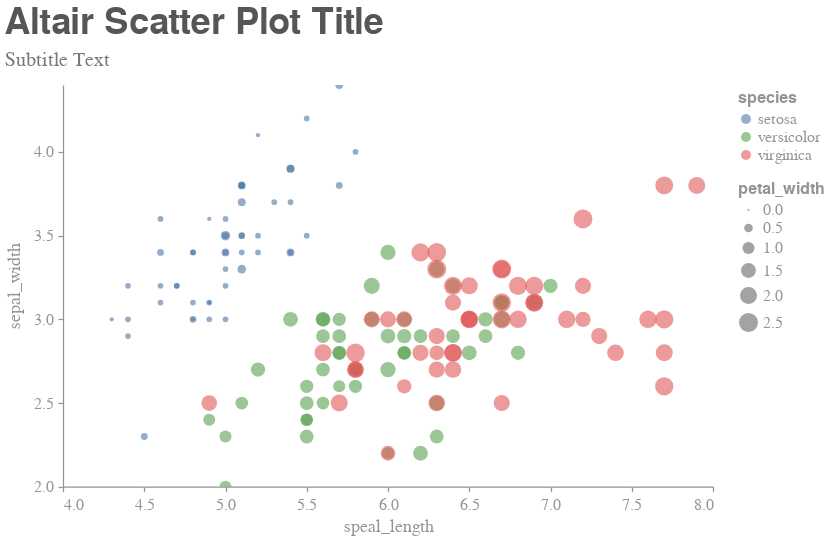

The cell this chart's notebook holds for it:
### Code cell
# scatterplot
chart = alt.Chart(
    data=df_iris
).mark_circle(
).encode(
    x=alt.X(
        "sepal_length:Q",
        title="speal_length", 
        scale=alt.Scale(zero=False)
    ),
    y=alt.Y(
        "sepal_width:Q", 
        title="sepal_width", 
        scale=alt.Scale(zero=False)
    ), 
    size=alt.Size(
        "petal_width:Q", 
        legend=alt.Legend(orient="right")
    ),
    color=alt.Color(
        "species:N", 
        legend=alt.Legend(orient="right")
    ),
    opacity=alt.value(0.6),
).properties(
    title={
        "text" : "Altair Scatter Plot Title",  
        "subtitle" : "Subtitle Text"
    },
    width=width, 
    height=height,
).interactive()
# display
chart.display()

### Figure 1 — Vega-Lite specification as saved in the notebook (floating-point values rounded to 4 significant figures; data arrays with more than 128 entries replaced by an {"elided": "..."} marker saying what was removed)
{"background": "#FFFFFF", "config": {"axis": {"grid": false, "domainColor": "#929497", "domainWidth": 1.25, "tickColor": "#929497", "tickSize": 5, "tickWidth": 1.25, "tickCount": 6, "titleFont": "Helvetica Neue", "titleColor": "#929497", "titleFontSize": 18, "titleFontWeight": 400, "titlePadding": 5, "labelFont": "Helvetica Neue", "labelColor": "#929497", "labelFontSize": 16, "labelFontWeight": 400, "labelPadding": 5}, "axisX": {"titlePadding": 5}, "axisY": {"titlePadding": 10}, "title": {"font": "Helvetica Neue", "color": "#555655", "fontSize": 36, "fontWeight": 600, "subtitleFont": "Helvetica Neue", "subtitleColor": "#76787B", "subtitleFontSize": 20, "subtitleFontWeight": 400, "subtitlePadding": 8, "anchor": "start", "offset": 14}, "legend": {"titleFont": "Helvetica Neue", "titleColor": "#929497", "titleFontSize": 16, "titleFontWeight": 600, "titlePadding": 5, "labelFont": "Helvetica Neue", "labelColor": "#929497", "labelFontSize": 16, "labelFontWeight": 400, "offset": 20, "padding": 5}, "header": {"titleFont": "Helvetica Neue", "titleColor": "#929497", "titleFontSize": 18, "titleFontWeight": 400, "labelFont": "Helvetica Neue", "labelColor": "#929497", "labelFontSize": 16, "labelFontWeight": 400}, "range": {"category": ["#4E79A7", "#59A14F", "#E15759", "#F28E2B", "#B07AA1"]}, "view": {"stroke": "transparent"}, "circle": {"color": "#4E79A7", "size": 100}, "point": {"filled": true}, "bar": {"color": "#4E79A7"}, "line": {"color": "#4E79A7"}, "text": {"font": "Helvetica Neue", "fontSize": 18, "color": "#76787B"}, "rule": {"size": 1.25, "color": "#929497"}, "area": {"fill": "#4E79A7"}}, "data": {"name": "data-a4bd480ea976f54878a155ce12ba18ce"}, "mark": "circle", "encoding": {"color": {"type": "nominal", "field": "species", "legend": {"orient": "right"}}, "opacity": {"value": 0.6}, "size": {"type": "quantitative", "field": "petal_width", "legend": {"orient": "right"}}, "x": {"type": "quantitative", "field": "sepal_length", "scale": {"zero": false}, "title": "speal_length"}, "y": {"type": "quantitative", "field": "sepal_width", "scale": {"zero": false}, "title": "sepal_width"}}, "height": 401.7, "selection": {"selector005": {"type": "interval", "bind": "scales", "encodings": ["x", "y"]}}, "title": {"text": "Altair Scatter Plot Title", "subtitle": "Subtitle Text"}, "width": 650, "$schema": "https://vega.github.io/schema/vega-lite/v4.8.1.json", "datasets": {"data-a4bd480ea976f54878a155ce12ba18ce": {"elided": "150 records"}}}
